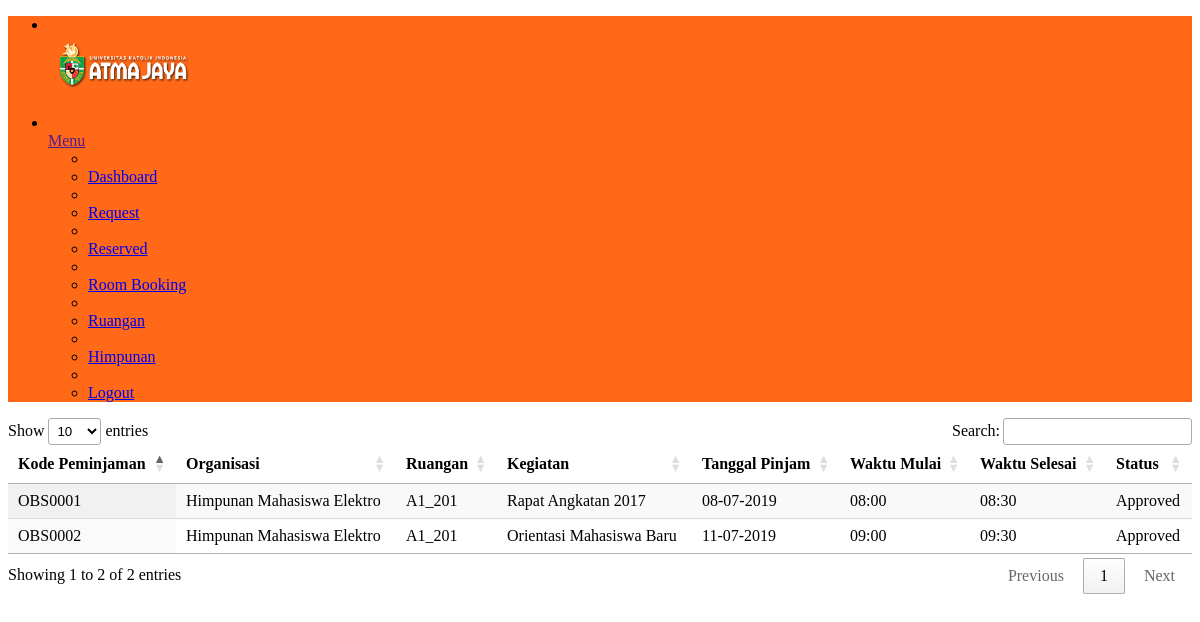
Before: /?page=DataReserved (signed in) with the older database file.
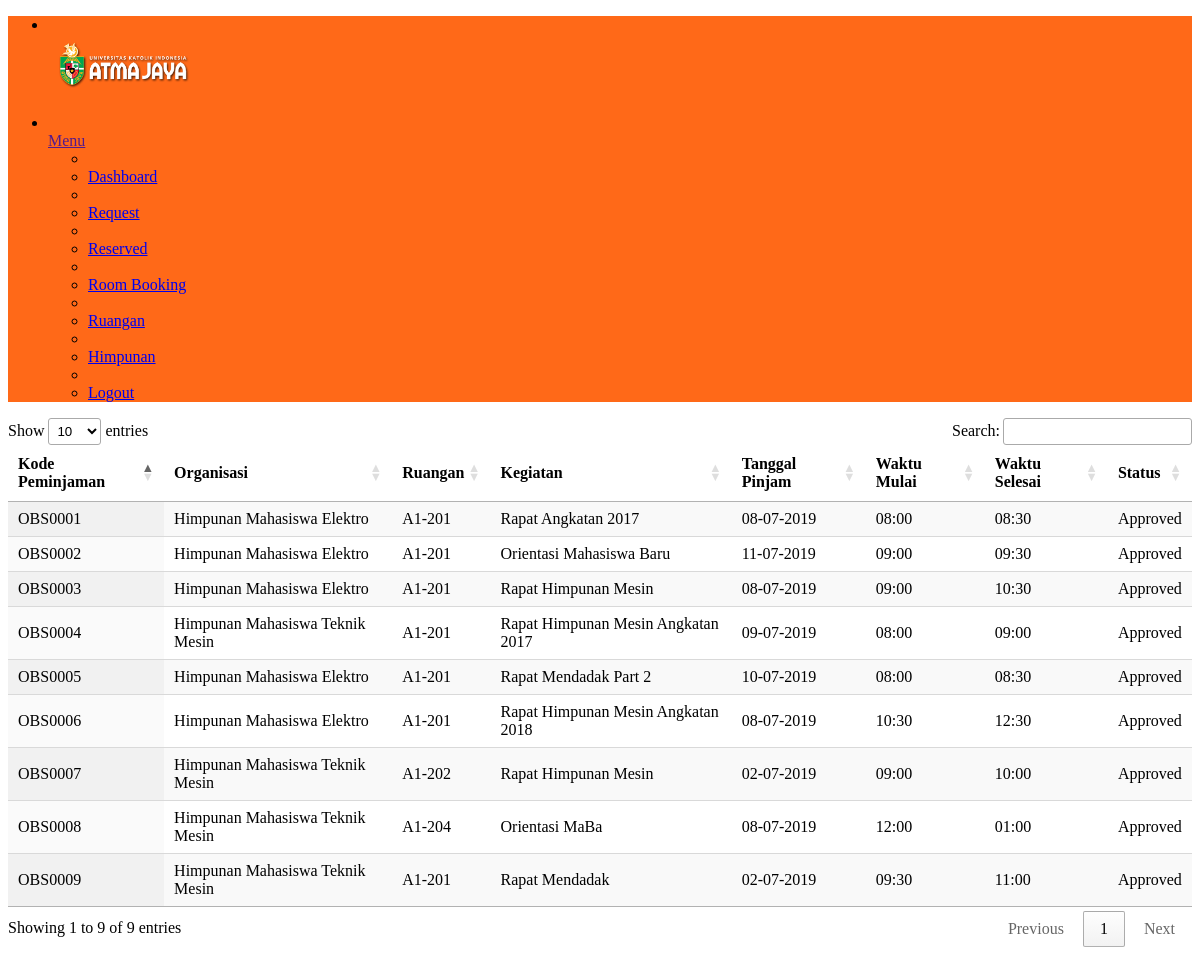
After: the same page with the newer database file.
### tables this page shows
CREATE TABLE IF NOT EXISTS `tb_observasi` (
  `kd_peminjaman` varchar(10) NOT NULL,
  `id_request` varchar(10) NOT NULL,
  `kd_ruangan` varchar(15) NOT NULL,
  `tanggal_pinjam` date NOT NULL,
  `waktu_pinjam` time NOT NULL,
  `waktu_selesai` time NOT NULL,
  `status_peminjaman` text NOT NULL,
  PRIMARY KEY (`kd_peminjaman`),
  KEY `id_request` (`id_request`),
  KEY `kd_ruangan` (`kd_ruangan`)
);

CREATE TABLE IF NOT EXISTS `tb_request` (
  `id_request` varchar(10) NOT NULL,
  `nama_organisasi` varchar(50) NOT NULL,
  `kd_ruangan` varchar(15) NOT NULL,
  `keperluan` text NOT NULL,
  `tanggal_permohonan` date NOT NULL,
  `tanggal_pinjam` date NOT NULL,
  `durasiWaktu` varchar(15) NOT NULL,
  `waktu_mulai` time NOT NULL,
  `waktu_selesai` time NOT NULL,
  `action` varchar(20) NOT NULL,
  PRIMARY KEY (`id_request`),
  KEY `nama_organisasi` (`nama_organisasi`),
  KEY `kd_ruangan` (`kd_ruangan`)
);

### Koneksi/koneksi.php (called while the page is built, shortened)
<?php
	$myDbs = "sistem_ruangan";
?>

### fungsi/fungsi.php (called while the page is built, shortened)
<?php
class DB_Functions {
    function __construct() {
        include 'Koneksi/koneksi.php';
    }
    function getDataReserved() {
        $result = mysql_query("SELECT a.kd_peminjaman, b.nama_organisasi, a.kd_ruangan, a.tanggal_pinjam, "
                . "time_format(a.waktu_pinjam, '%H:%i') as waktu_pinjam, "
                . "time_format(a.waktu_selesai, '%H:%i') as waktu_selesai, b.keperluan, a.status_peminjaman "
                . "FROM tb_observasi as a JOIN tb_request as b WHERE a.id_request = b.id_request "
                . "Order By kd_peminjaman ASC ");
        return $result;
    }
}
?>

### library/inc.library.php (called while the page is built, shortened)
<?php
	function IndonesiaTgl($tanggal){
		$tgl = substr($tanggal,8,2);
		$bln = substr($tanggal,5,2);
		$thn = substr($tanggal,0,4);
		$tanggal = "$tgl-$bln-$thn";
		return $tanggal;
	}
?>

### show_reserved.php (the view, shortened to what this page needs)
<!DOCTYPE html>
<html>
<head>
	<?php
	require "./admin/partials/header.php";
	include "./library/inc.library.php";
	include "./fungsi/fungsi.php";
        $fungsi = new DB_Functions();
	?>
    <link rel="stylesheet" type="text/css" href="https://cdn.datatables.net/1.10.11/css/jquery.dataTables.min.css">
    <?php
    $fungsi->updateDoneStatus(date("Y/m/d"));
    ?>
</head>
		<main class="main-content bgc-grey-100">
			<div id="mainContent">
				<table class="display table table-striped table-bordered" id="datatable">
                    <thead>
                    	<th>Kode Peminjaman</th>
                    	<th>Organisasi</th>
                    	<th>Ruangan</th>
                        <th>Kegiatan</th>
                    	<th>Tanggal Pinjam</th>
                        <th>Waktu Mulai</th>
                    	<th>Waktu Selesai</th>
                    	<th>Status</th>
                    </thead>
                    <tbody>
                    	<?php
                                $myQry = $fungsi->getDataReserved();
                                while ($kolomData = mysql_fetch_array($myQry)) {
                                    ?>
                                    <tr>
                                        <td><?php echo $kolomData['kd_peminjaman']; ?></td>
                                        <td><?php echo $kolomData['nama_organisasi']; ?></td>
                                        <td><?php echo $kolomData['kd_ruangan']; ?></td>
                                        <td><?php echo $kolomData['keperluan']; ?></td>
                                        <td><?php echo IndonesiaTgl($kolomData['tanggal_pinjam'])?></td>
                                        <td><?php echo $kolomData['waktu_pinjam'] ?></td>
                                        <td><?php echo $kolomData['waktu_selesai'] ?></td>
                                        <td><?php echo $kolomData['status_peminjaman']; ?></td>
                                    </tr>
                                <?php } ?>
                    </tbody>
                </table>
			</div>
		</main>
</html>

Changed rows visible on the page:
changed tb_observasi "OBS0001": kd_ruangan "A1_201" → "A1-201"
changed tb_observasi "OBS0002": kd_ruangan "A1_201" → "A1-201"
added tb_observasi: kd_peminjaman "OBS0003", id_request.nama_organisasi "Himpunan Mahasiswa Elektro", kd_ruangan "A1-201", id_request.keperluan "Rapat Himpunan Mesin", tanggal_pinjam "08-07-2019", waktu_pinjam "09:00", waktu_selesai "10:30", status_peminjaman "Approved"
added tb_observasi: kd_peminjaman "OBS0004", id_request.nama_organisasi "Himpunan Mahasiswa Teknik Mesin", kd_ruangan "A1-201", id_request.keperluan "Rapat Himpunan Mesin Angkatan 2017", tanggal_pinjam "09-07-2019", waktu_pinjam "08:00", waktu_selesai "09:00", status_peminjaman "Approved"
added tb_observasi: kd_peminjaman "OBS0005", id_request.nama_organisasi "Himpunan Mahasiswa Elektro", kd_ruangan "A1-201", id_request.keperluan "Rapat Mendadak Part 2", tanggal_pinjam "10-07-2019", waktu_pinjam "08:00", waktu_selesai "08:30", status_peminjaman "Approved"
added tb_observasi: kd_peminjaman "OBS0006", id_request.nama_organisasi "Himpunan Mahasiswa Elektro", kd_ruangan "A1-201", id_request.keperluan "Rapat Himpunan Mesin Angkatan 2018", tanggal_pinjam "08-07-2019", waktu_pinjam "10:30", waktu_selesai "12:30", status_peminjaman "Approved"
added tb_observasi: kd_peminjaman "OBS0007", id_request.nama_organisasi "Himpunan Mahasiswa Teknik Mesin", kd_ruangan "A1-202", id_request.keperluan "Rapat Himpunan Mesin", tanggal_pinjam "02-07-2019", waktu_pinjam "09:00", waktu_selesai "10:00", status_peminjaman "Approved"
added tb_observasi: kd_peminjaman "OBS0008", id_request.nama_organisasi "Himpunan Mahasiswa Teknik Mesin", kd_ruangan "A1-204", id_request.keperluan "Orientasi MaBa", tanggal_pinjam "08-07-2019", waktu_pinjam "12:00", waktu_selesai "01:00", status_peminjaman "Approved"
added tb_observasi: kd_peminjaman "OBS0009", id_request.nama_organisasi "Himpunan Mahasiswa Teknik Mesin", kd_ruangan "A1-201", id_request.keperluan "Rapat Mendadak", tanggal_pinjam "02-07-2019", waktu_pinjam "09:30", waktu_selesai "11:00", status_peminjaman "Approved"
Other visible differences:
text written by a page script: "Show entries Search: Showing 1 to 2 of 2 entries Previous 1 Next" → "Show entries Search: Showing 1 to 9 of 9 entries Previous 1 Next"
